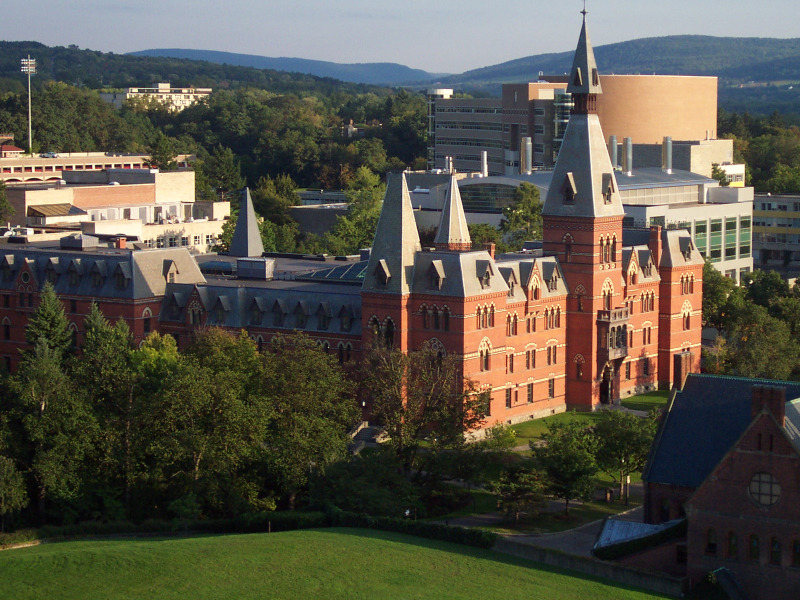
#> input picture image_1.jpg, 800 x 600 px; its folder holds 2 pictures in this run; the run also reads 1 picture not shown here
$ python part1.py 3 .
#> lines starting #> are read from the running program, lines starting #| are printed output that depends on the picture
from matplotlib.pyplot import show
import numpy as np
import sys
import cv2
import glob#to read the files
from sklearn.cluster import AgglomerativeClustering
from sklearn.cluster import KMeans # Our clustering algorithm
from sklearn.decomposition import PCA
from sklearn.preprocessing import StandardScaler
import pandas as pd
import matplotlib.pyplot as plt
import os

def featureMatching(images_name_list,cluster):
    '''
    Parameters
    -------------------------
    images_name_list: This is the list of all images that are passed through command line. The lenght would be equal to the number of images passed

    cluster: Number of clusters that was passed

    Returns
    -------------------------
    clustered_labels : Returns clustered labels of all given images
    '''
    similarity_matrix = []#This is the matrix that we would apply Clustering on
    for image_I in range(len(images_name_list)):#For all the images we get on eby one
        img_I_cv= cv2.imread(images_name_list[image_I], cv2.IMREAD_GRAYSCALE)#reading the image from given path
        matches_from_given_I_image = []#Creating the number of matches found from current image to the next image
        for image_J in range(len(images_name_list)):#for all other images
            if (images_name_list[image_I]!=images_name_list[image_J]):#If both images are not same, because we don't want to calculate all the matches of the same picture
                img_J_cv = cv2.imread(images_name_list[image_J], cv2.IMREAD_GRAYSCALE)#reading the second image
                matches_threshold = calculateMatches(img_I_cv,img_J_cv,False)#Function call to calculate the matches between two pictures
                matches_from_given_I_image.append(matches_threshold)
        similarity_matrix.append(matches_from_given_I_image)#append the whole matches list to generate a matrix
    similarity_matrix = np.array(similarity_matrix)#convert to array
    clustered_labels = clustering(cluster, similarity_matrix)#Apply clustering on the given similarity matrix
    return clustered_labels

def calculateMatches(img_I_cv,img_J_cv,show_SIFT_match=False):
    '''
    Parameters
    --------------------------------
    img_I_cv: First Image
    img_J_cv: Second Image
    show_SIFT_match : Set to True if wanna visualize the matches between two images

    Returns
    --------------------------------
    Returns number of matches

    '''
    orb = cv2.ORB_create(nfeatures=500)#finding matches
    (keypoints_I, descriptors_I) = orb.detectAndCompute(img_I_cv, None)#take keypoints and descriptors of the matches from image 1
    (keypoints_J, descriptors_J) = orb.detectAndCompute(img_J_cv, None)#take keypoints and descriptors of the matches from image 2
    bf = cv2.BFMatcher()
    if descriptors_I is None:#If no features are found
        return 0
    if descriptors_J is None:#if no features are found, return zero
        return 0
    matches = bf.knnMatch(descriptors_I,descriptors_J,k=2)#find top two matches
    matches_threshold = []
    for m,n in matches:
        if m.distance/n.distance < 0.75:
            matches_threshold.append([m])
    if show_SIFT_match:
        img3 = cv2.drawMatchesKnn(img_I_cv,keypoints_I,img_J_cv,keypoints_J,matches_threshold,None,flags=cv2.DrawMatchesFlags_NOT_DRAW_SINGLE_POINTS)
        plt.imshow(img3),plt.show()
    return len(matches_threshold)


def clustering(k,similarity_matrix):
    '''
    Parameters
    ---------------------------------
    k: Number of clusters
    similarity_matrix: Similarity Matrix that we get from function alculateMatches()

    Returns
    ---------------------------------
    Return labels of images
    '''

    std_wine = StandardScaler().fit_transform(similarity_matrix)#scaling the matrix
    pca = PCA(n_components=int(len(similarity_matrix)/8))#Apply PCA which improved the results
    principalComponents = pca.fit_transform(std_wine)
    PCA_components = pd.DataFrame(principalComponents)
    clustering = KMeans(n_clusters=k).fit(PCA_components)#apply kMeans clustering
    return clustering.labels_

def calculating_accuracy(clustered_labels, images_name_list):
    '''
    Parameters
    --------------------------------
    clutered_labels : Labels of all clustered images
    image_name_list : List containing the name of all image passed

    Returns
    -------------------------------
    Returns the performance metric

    '''
    images_name = np.array([str(i).split('/')[-1].split('_')[0] for i in images_name_list])#retrieve names of files
    true_positive_labels = 0
    true_negative_labels = 0
    total_pairs = len(images_name_list)*(len(images_name_list)-1)#total pairs

    for i in range(len(clustered_labels)):
        for j in range(len(clustered_labels)):
            if i!=j:#to not compare the image with itself
                if (clustered_labels[i]==clustered_labels[j]) & (images_name[i]==images_name[j]):#If image belong to the same cluster and have same filename
                    true_positive_labels+=1
                elif (clustered_labels[i]!=clustered_labels[j]) & (images_name[i]!=images_name[j]):#if image belongs to different class and have separate file name
                    true_negative_labels+=1
                else:
                    pass
    return (true_positive_labels+true_negative_labels)/total_pairs#Metric

if __name__ == "__main__":
    # load an image
    cluster = int(sys.argv[1])
    arg = sys.argv[2]
    outpath = sys.argv[-1]
    images_name_list = []
    image_path = str(arg.split('/')[0]+str('/'))
    dirs = os.listdir(image_path)
    for files in dirs:
        images_name_list.append(str(image_path)+str(files))#Read all images given in the command
    clustered_labels = featureMatching(images_name_list,cluster)#Mind features and get cluster names
#> in featureMatching, `img_I_cv= cv2.imread(images_name_list[image_I], cv2.IMREAD_GRAYSCALE)#..`:
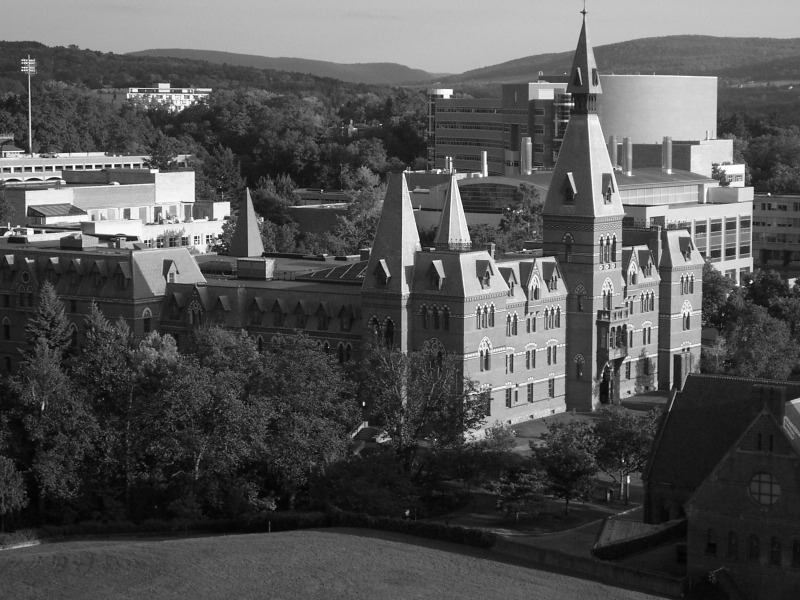
#> img_I_cv: shape (600, 800); min 0, max 255, mean 83.7
#> pass 2 of the loop in featureMatching, `for image_I in range(len(images_name_list)):#For all the images we get..`:
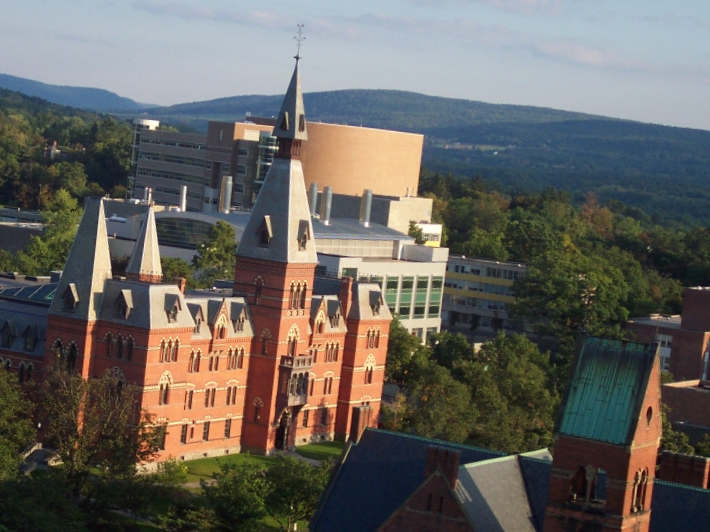
#> input picture image_2.jpg, 710 x 532 px
#> in featureMatching, `img_I_cv= cv2.imread(images_name_list[image_I], cv2.IMREAD_GRAYSCALE)#..`:
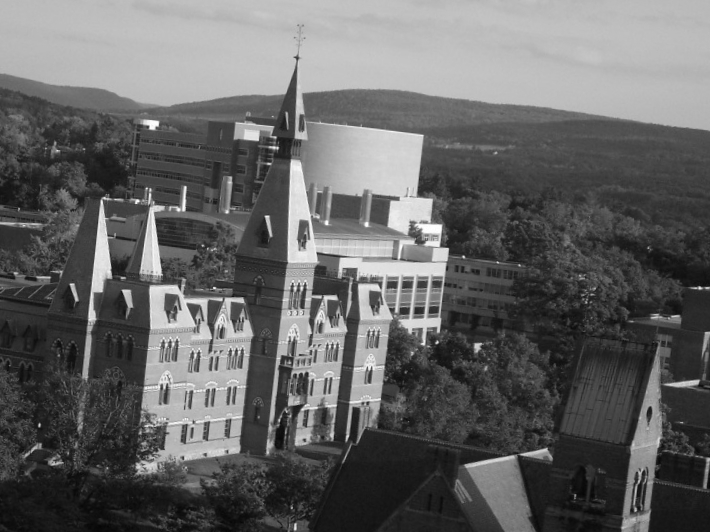
#> img_I_cv: shape (532, 710); min 5, max 254, mean 100.2
#> keypoints_I = 500 keypoints; strongest (x, y, size): (137, 200, 31), (447, 248, 31), (266, 216, 31), (422, 343, 31)
#> keypoints_J = 500 keypoints; strongest (x, y, size): (91, 166, 31), (35, 168, 31), (207, 237, 31), (51, 167, 31)
#> matches = 500 matches
#> after the loop in calculateMatches (call 3), `for m,n in matches:`: matches_threshold = 123 matches
#> in featureMatching, `matches_threshold = calculateMatches(img_I_cv,img_J_cv,False)#Function..`: matches_threshold = 123
#> (the run stopped early here; a loop or call above may not have finished)
